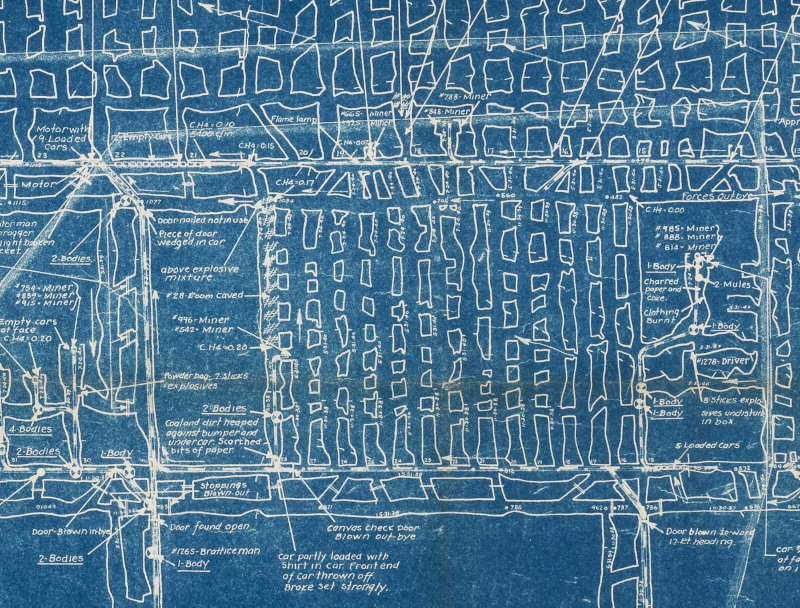
#> input picture AIML_SIH_MINEMAP/data/blueprints/blueprint_0ac8602b.jpeg, 1600 x 1215 px (shown at 1/2 size)
$ python -i annotation_filter.py   (imports and definitions only)
#> lines starting #> are read from the running program, lines starting #| are printed output that depends on the picture; after the words box and inside, x2 and y2 are one past the last pixel; in counts of white or black regions, pixels touching at a corner belong together
"""
Module: backend.services.blueprint_analyzer.annotation_filter
Semantic perception and annotation suppression for underground mine blueprints.

Distinguishes real mine structures (pillars, extraction panels, galleries)
from non-navigable drawing annotations:
- Alphanumeric text and handwritten survey dates (e.g. 5.31.40, 7.24.40)
- Elevation numbers, survey offsets, and dimension lines
- Legend tables, title blocks, and border frames
- Arrowheads, manway symbols, and hatching noise

Based on the Coal Authority Code of Surveying Practice guidelines:
- Solid coal pillars are enclosed geometric bodies
- Traversable galleries are the continuous interconnected void network between pillars
- Multi-branch junctions occur at physical gallery intersections (degree >= 3)
"""

import math
from typing import Dict, Any, Tuple, List, Optional
import numpy as np
import cv2
from skimage.morphology import skeletonize


class MineAnnotationFilter:
    """
    Robust perception filter separating subterranean mine workings from survey annotations.
    """

    def __init__(self, min_pillar_area: float = 200.0, max_text_glyph_area: float = 500.0):
        self.min_pillar_area = min_pillar_area
        self.max_text_glyph_area = max_text_glyph_area

    def binarize_blueprint(self, gray: np.ndarray) -> Tuple[np.ndarray, bool]:
        """
        Adaptive polarity and contrast-tuned binarization.
        Detects whether blueprint is cyanotype/dark-background or white paper,
        and cleanly isolates foreground drawing lines without capturing background paper grain.
        """
        clahe = cv2.createCLAHE(clipLimit=2.5, tileGridSize=(8, 8))
        norm = clahe.apply(gray)
        blurred = cv2.bilateralFilter(norm, d=5, sigmaColor=40, sigmaSpace=40)

        median_val = float(np.median(gray))
        is_dark_bg = median_val < 128

        if is_dark_bg:
            # On cyan or dark blueprints, drawing lines are bright
            thresh_candidate = max(int(np.percentile(blurred, 82)), 110)
            _, binary = cv2.threshold(blurred, thresh_candidate, 255, cv2.THRESH_BINARY)
            fg_ratio = np.mean(binary > 0)
            if fg_ratio < 0.04:
                _, binary = cv2.threshold(blurred, 90, 255, cv2.THRESH_BINARY)
            elif fg_ratio > 0.40:
                thresh_candidate = int(np.percentile(blurred, 88))
                _, binary = cv2.threshold(blurred, thresh_candidate, 255, cv2.THRESH_BINARY)
        else:
            # Light background blueprint with dark lines
            thresh_candidate = min(int(np.percentile(blurred, 25)), 140)
            _, binary = cv2.threshold(blurred, thresh_candidate, 255, cv2.THRESH_BINARY_INV)
            fg_ratio = np.mean(binary > 0)
            if fg_ratio < 0.04:
                _, binary = cv2.threshold(blurred, 160, 255, cv2.THRESH_BINARY_INV)

        return binary, is_dark_bg

    # [92 lines left out: function segment_pillars_and_galleries, not called in this run]

>>> import cv2
>>> picture = cv2.imread('../../../data/blueprints/blueprint_0ac8602b.jpeg', cv2.IMREAD_GRAYSCALE)
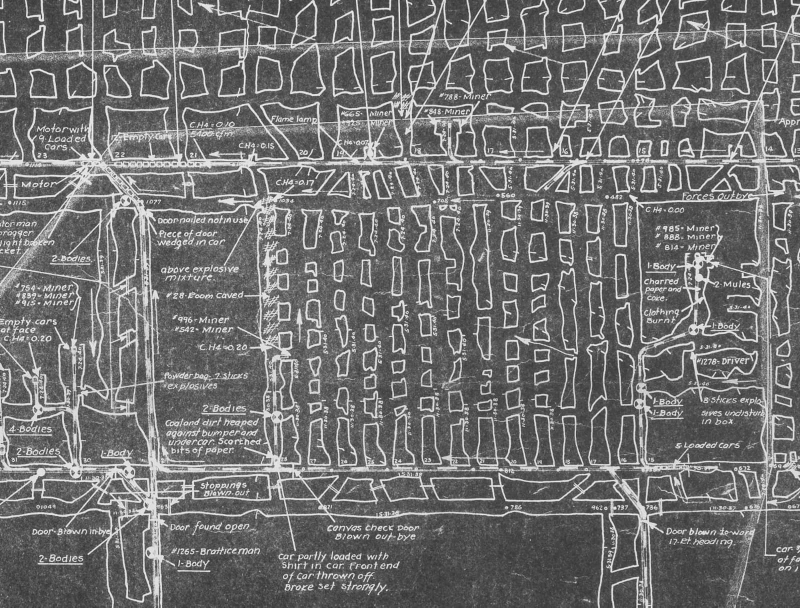
#> picture: shape (1215, 1600) (shown at 1/2 size); min 25, max 255, mean 112.9
>>> result = MineAnnotationFilter().binarize_blueprint(picture)
#> in binarize_blueprint, `norm = clahe.apply(gray)`:
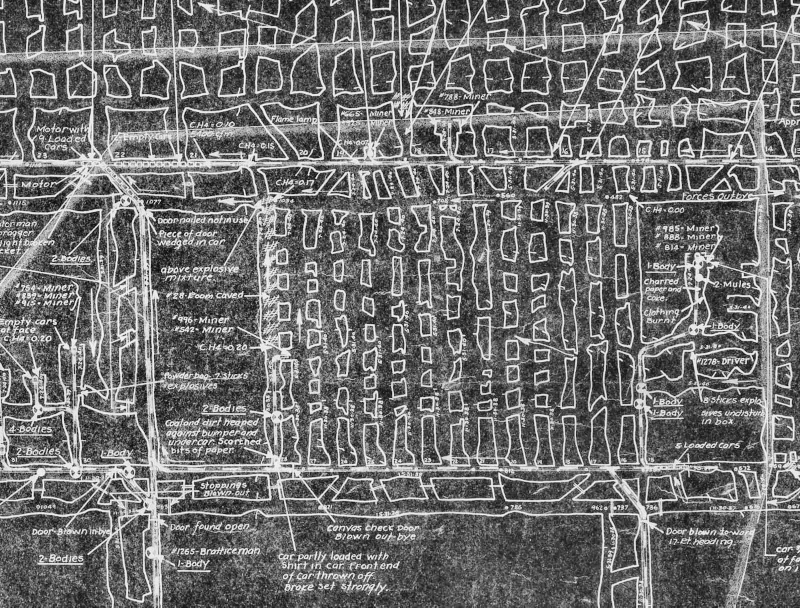
#> norm: shape (1215, 1600) (shown at 1/2 size); min 5, max 255, mean 111.7
#> in binarize_blueprint, `median_val = float(np.median(gray))`: median_val = 93
#> in binarize_blueprint, `is_dark_bg = median_val < 128`: is_dark_bg = True
#> in binarize_blueprint, `thresh_candidate = max(int(np.percentile(blurred, 82)), 110)`: thresh_candidate = 184
#> in binarize_blueprint, `_, binary = cv2.threshold(blurred, thresh_candidate, 255, cv2.THRESH_B..`:
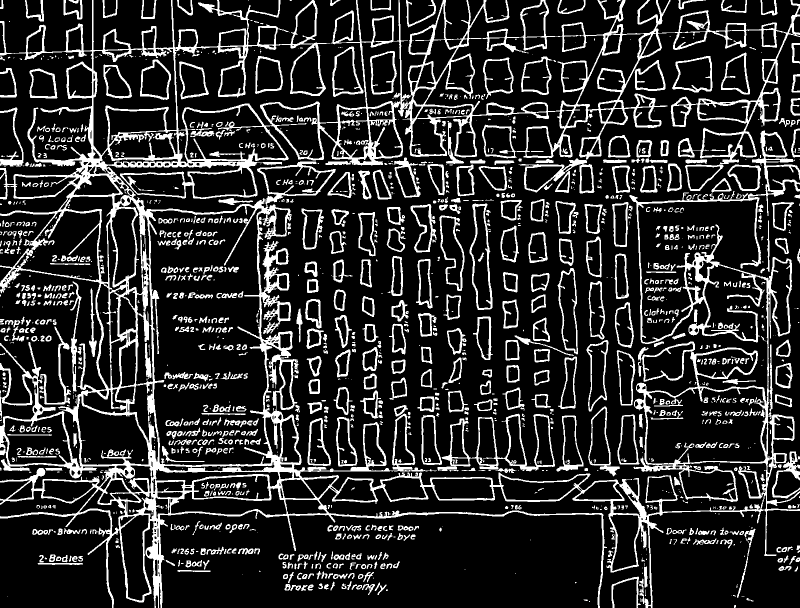
#> binary: shape (1215, 1600) (shown at 1/2 size); 17.8% white; 1578 white regions (527 under 20 px), largest, box (x1, y1, x2, y2) and area: (0, 0, 1600, 1215) 194916, (875, 827, 1110, 943) 4622, (1037, 317, 1189, 387) 2077
#> in binarize_blueprint, `fg_ratio = np.mean(binary > 0)`: fg_ratio = 0.178

$ run again, on AIML_SIH_MINEMAP/data/blueprints/blueprint_0be32c63.jpeg
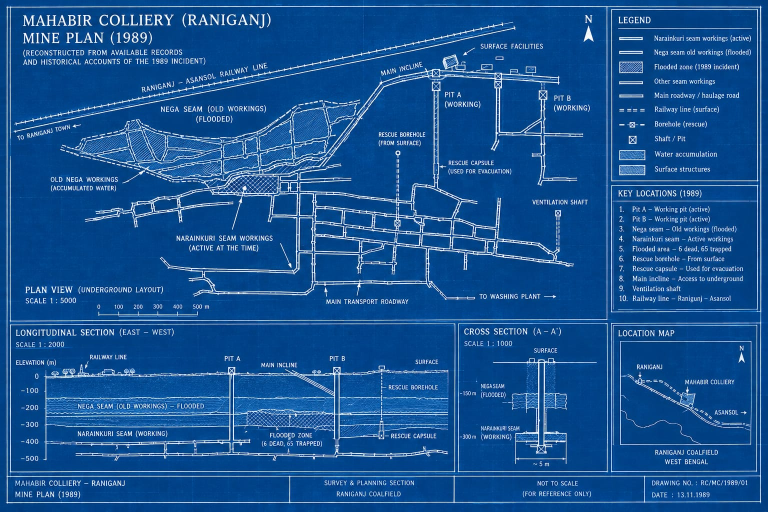
#> input picture AIML_SIH_MINEMAP/data/blueprints/blueprint_0be32c63.jpeg, 1536 x 1024 px (shown at 1/2 size)
#> in binarize_blueprint, `norm = clahe.apply(gray)`:
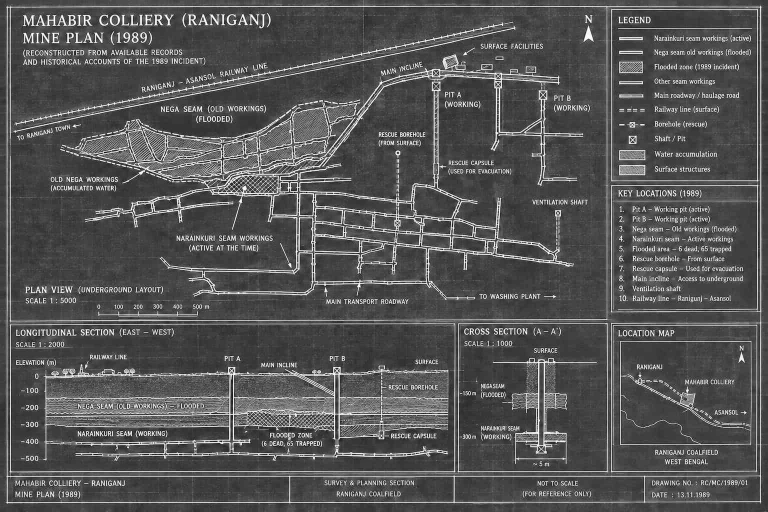
#> norm: shape (1024, 1536) (shown at 1/2 size); min 0, max 255, mean 84.9
#> median_val = 56
#> is_dark_bg = True
#> thresh_candidate = 110
#> in binarize_blueprint, `_, binary = cv2.threshold(blurred, thresh_candidate, 255, cv2.THRESH_B..`:
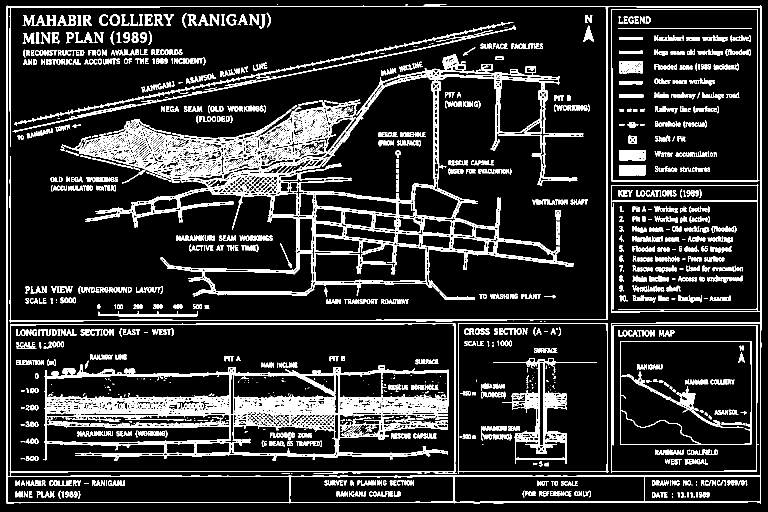
#> binary: shape (1024, 1536) (shown at 1/2 size); 15.2% white in thin lines or dots
#> fg_ratio = 0.152
